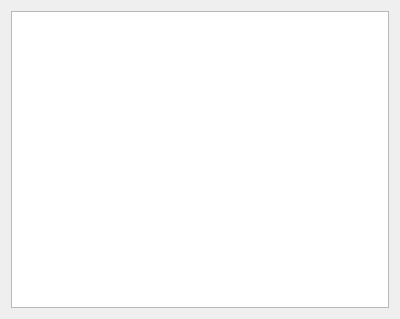
<?xml version="1.0" encoding="UTF-8"?>
<ui version="4.0">
 <class>FFprocess</class>
 <widget class="QWidget" name="FFprocess">
  <property name="geometry">
   <rect>
    <x>0</x>
    <y>0</y>
    <width>400</width>
    <height>319</height>
   </rect>
  </property>
  <property name="windowTitle">
   <string>Form</string>
  </property>
  <layout class="QGridLayout" name="gridLayout">
   <item row="0" column="0">
    <widget class="QTextEdit" name="ffprocessOutputView"/>
   </item>
  </layout>
 </widget>
 <resources/>
 <connections/>
</ui>
